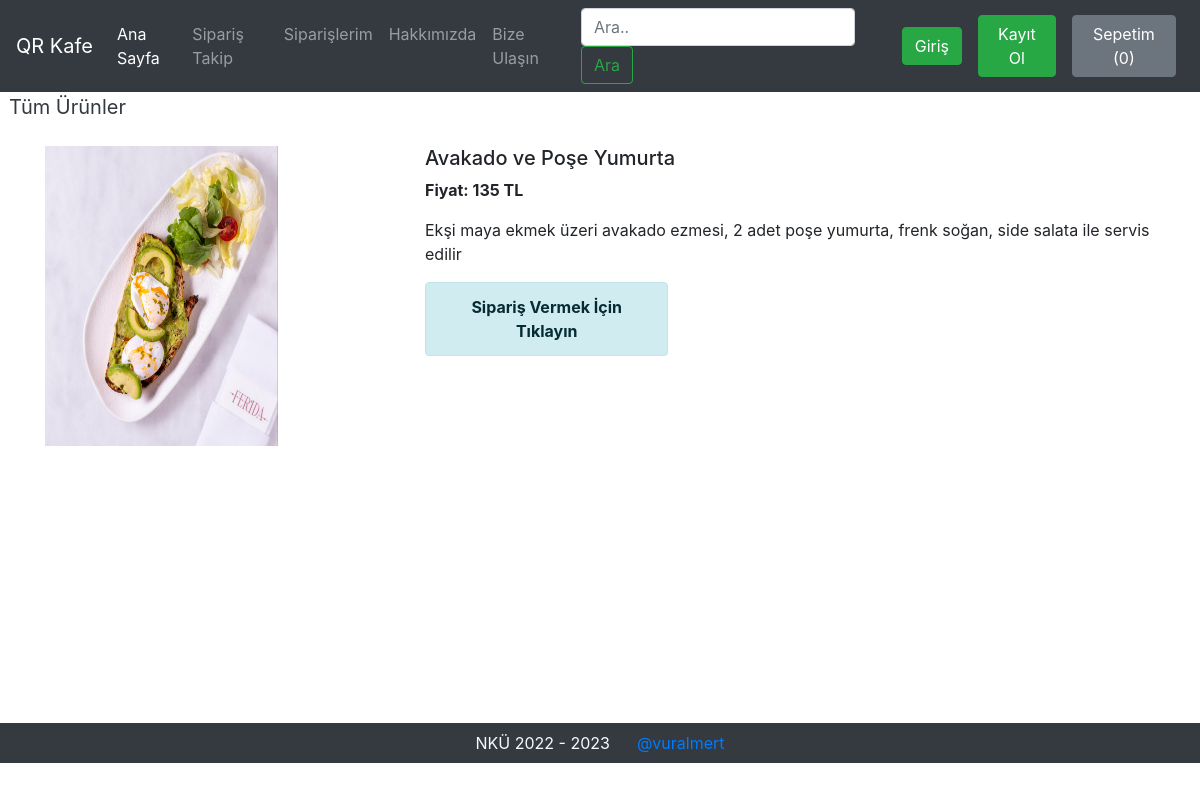
The page /productView/5 on the database its author committed.
### pages/models.py (models this page shows, shortened)
class Product(models.Model):
    product_id = models.AutoField
    product_name = models.CharField(max_length=50)
    category = models.CharField(max_length=50, default="")
    price = models.IntegerField(default=0)
    desc = models.CharField(max_length=200)
    pub_date = models.DateField()
    image = models.ImageField(upload_to="shop/images", default="")

### pages/views.py (the view)
# urls.py: path('productView/<int:myid>', ProductView, name="Product"),
def ProductView(request, myid):
    product = Product.objects.filter(id=myid)
    return render(request, 'prodView.html', {'product': product[0]})

### templates/prodView.html (shortened to what this page needs)
{% extends 'basic.html' %}
{% block body %}
<div>&nbsp;
    <a href="/home" class="active text-dark"  style="font-size:20px;">
      <span>Tüm Ürünler</span>
    </a>
</div>
<div class="container my-4" id="cont">
    <div class="row">
    <div class="col-md-4">
        <img src="/media/{{product.image}}" width="233px" height="300px">
    </div>
    <div class="col-md-8">
        <h5>{{product.product_name}}</h5>
        <p><b>Fiyat: {{product.price}} TL </b></p>
        <p>{{product.desc}}</p>
        <div class='alert alert-info col-md-4 col-md-offset-4'>
            <center><a href='/search/?search={{product.product_name}}' class='alert-link'>Sipariş Vermek İçin Tıklayın</a></center>
        </div>
    </div>
    </div>
</div>
{% endblock %}

### rows shown on the page
Product: image (picture), product_name "Avakado ve Poşe Yumurta", price "135", desc "Ekşi maya ekmek üzeri avakado ezmesi, 2 adet poşe yumurta, frenk soğan, side salata ile servis edilir"
